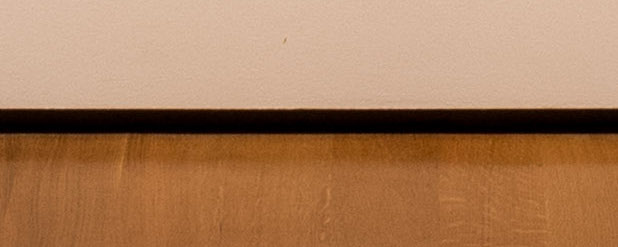
#> input picture test_image.jpg, 618 x 247 px
$ python numpy_version.py
#> lines starting #> are read from the running program, lines starting #| are printed output that depends on the picture
import os
import re
import json
#from functools import lru_cache

import cv2
import numpy as np
from shapely.geometry import Polygon


# [38 lines left out: functions strQ2B, transform_points, rect_to_corner_points, not called in this run]


def distance(p0, p1):
    return ((p0 - p1) ** 2).sum() ** 0.5


def euclidian_distance(p0, p1):
    return distance(p0, p1)


def vec_length(x):
    return np.sqrt((x[0] ** 2 + x[1] ** 2).sum())


def unit_vector(v):
    return v / np.linalg.norm(v)


def unit_dir(x):
    return unit_vector(x)


# [86 lines left out: functions get_polygon_iou, get_angle, rotate_image, get_rotated_bounding_box, cyclic_median, expand_quad and 1 more, not called in this run]

def cal_phi(a_points, b_points):
    N = a_points.shape[0]
    M = b_points.shape[0]

    pair_diff = a_points.reshape(N, 1, 2) - b_points.reshape(1, M, 2)
    #import pdb;pdb.set_trace()
    pair_diff_square = pair_diff * pair_diff
    pair_dis_square = pair_diff_square.sum(axis = 2)
    phi_r = 0.5 * pair_dis_square * np.ma.log(pair_dis_square).filled(0)
    return phi_r

def calc_delta_c(dst_points):
    N = dst_points.shape[0]
    ret = np.zeros((N + 3, N + 3), dtype = np.float32)
    ret[0:1, :N] = 1
    ret[1:3, :N] = np.transpose(dst_points)
    ret[3:, :N] = cal_phi(dst_points, dst_points)
    ret[3:, N:N+1] = 1
    ret[3:, N+1:] = dst_points
    return ret

def calc_transformation(src_points, dst_points):
    N = src_points.shape[0]
    left_matrix = np.zeros((2, N+3), dtype = np.float32)
    left_matrix[:, :N] = np.transpose(src_points)
    delta_c = calc_delta_c(dst_points)
    ret = np.matmul(left_matrix, np.linalg.pinv(delta_c))
    return ret

def cal_projection_matrix(dst_control_points, dst_points):
    N = dst_control_points.shape[0]
    M = dst_points.shape[0]
    assert N >= 3, N
    ret = np.ones((N + 3, M), dtype = np.float32)
    phi = cal_phi(dst_control_points, dst_points.reshape(-1, 2)) #N, M
    ret[3:, :] = phi
    ret[1:3, :] = np.transpose(dst_points).reshape(2, M)
    return ret

def tpsPoints(src_points, dst_points, points):
    '''
    src_points: np.array:n,2
    return: k,2
    '''
    assert src_points.shape[0] == dst_points.shape[0]
    T = calc_transformation(src_points, dst_points)
    proj = cal_projection_matrix(dst_points, points)
    ret = np.matmul(T, proj)
    return np.transpose(ret)

def tpsImg(src_points, dst_points, img, target_size):
    assert src_points.shape[0] == dst_points.shape[0]
    if src_points.shape[0] < 3: return img
    #assert src_points.shape[0] >= 3, src_points.shape[0]#actrually, <3 is also okay, but not enough to determine a plane
    #tps
    w, h = target_size
    x = np.repeat(np.arange(w).reshape(1, -1), h, axis = 0).reshape(-1, 1)
    y = np.repeat(np.arange(h).reshape(-1, 1), w, axis = 1).reshape(-1, 1)
    coords = np.concatenate([x, y], axis=1)
    src_coords = tpsPoints(src_points, dst_points, coords)
    src_coords = (src_coords + 0.5).astype('int32')#N, 2

    #crop
    src_coords = src_coords + 1
    sh, sw = img.shape[:2]
    img = np.concatenate([np.zeros([1, sw, 3]), img, np.zeros([1, sw, 3])], axis = 0)
    img = np.concatenate([np.zeros([sh + 2, 1, 3]), img, np.zeros([sh + 2, 1, 3])], axis = 1)
    x = np.clip(src_coords[:, 0], 0, sw + 1, ).reshape(-1, 1)
    y = np.clip(src_coords[:, 1], 0, sh + 1, ).reshape(-1, 1)
    dst = img[y, x].reshape(h, w, 3).astype('uint8')
    return dst


# util function for image drawing
class ImageDraw(object):
    def __init__(self, img, longer_side=768):
        self.scale = longer_side / max(img.shape[0], img.shape[1])
        self.img = cv2.resize(img, (int(self.scale * img.shape[1] + 1), int(self.scale * img.shape[0] + 1)))

    def polylines(self, pts, *args, **kwargs):
        pts = np.array(np.array(pts, 'float32') * self.scale, 'int32')
        cv2.polylines(self.img, pts, *args, **kwargs)

    def circle(self, center, *args, **kwargs):
        cv2.circle(self.img, (int(center[0] * self.scale), int(center[1] * self.scale)), *args, **kwargs)

    def result(self):
        return self.img

if __name__ == '__main__':
    #tps test
    src_points = np.array([100, 100, 500, 100, 400, 400, 0, 400]).reshape(-1, 2)
    dst_points = np.array([0, 0, 400, 0, 400, 400, 0, 400]).reshape(-1, 2)
    points = np.array([10, 0, 10, 10, 30, 30, 0, 20, 50, 50]).reshape(-1, 2)
    ret = tpsPoints(src_points, dst_points, points)
    print(ret)
    img = cv2.imread('./test_image.jpg')
#> img is the input picture: shape (247, 618, 3); mean B, G, R 91.2, 124.8, 168.3
    h, w = img.shape[:2]
#> h = 247; w = 618
    dst = tpsImg(src_points, dst_points, img, (w,h))
#> in tpsImg, `dst = img[y, x].reshape(h, w, 3).astype('uint8')`:
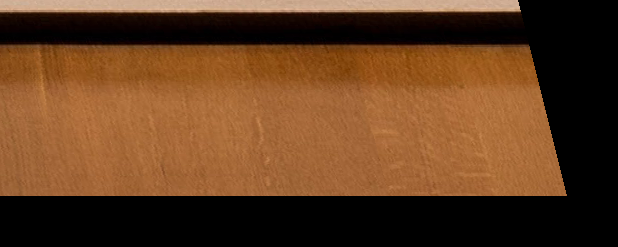
#> dst: shape (247, 618, 3); mean of channels 0, 1, 2 32.5, 61.2, 97.5; drawn as B, G, R
    cv2.imshow('src', img)
    cv2.imshow('dst', dst)
    cv2.waitKey(0)
